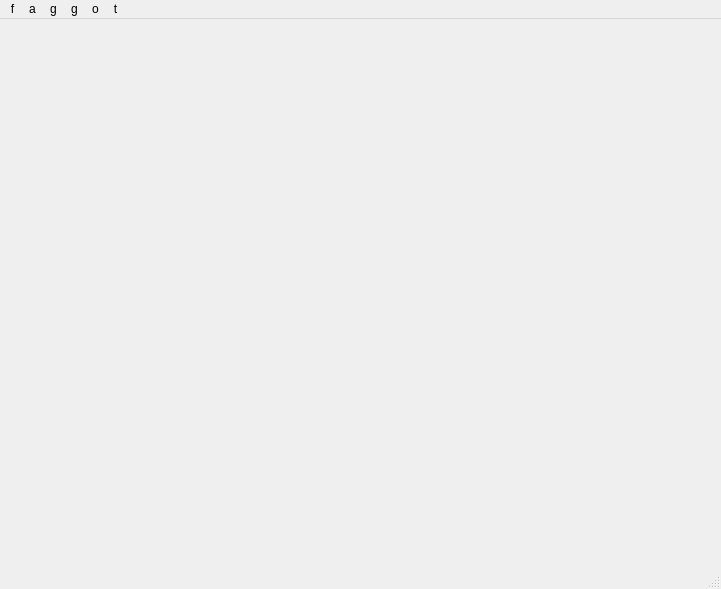
<?xml version="1.0" encoding="UTF-8"?>
<ui version="4.0">
 <class>MainWindow</class>
 <widget class="QMainWindow" name="MainWindow">
  <property name="geometry">
   <rect>
    <x>0</x>
    <y>0</y>
    <width>721</width>
    <height>589</height>
   </rect>
  </property>
  <property name="windowTitle">
   <string>MainWindow</string>
  </property>
  <widget class="QWidget" name="centralwidget"/>
  <widget class="QMenuBar" name="menubar">
   <property name="geometry">
    <rect>
     <x>0</x>
     <y>0</y>
     <width>721</width>
     <height>24</height>
    </rect>
   </property>
   <widget class="QMenu" name="menug">
    <property name="title">
     <string>f</string>
    </property>
    <addaction name="actiona"/>
    <addaction name="actiong"/>
    <addaction name="actiong_2"/>
    <addaction name="actiono"/>
    <addaction name="actiont"/>
   </widget>
   <widget class="QMenu" name="menua">
    <property name="title">
     <string>a</string>
    </property>
    <addaction name="actiong_3"/>
    <addaction name="actiong_4"/>
    <addaction name="actiono_2"/>
    <addaction name="actiont_2"/>
   </widget>
   <widget class="QMenu" name="menug_2">
    <property name="title">
     <string>g</string>
    </property>
    <addaction name="actiong_5"/>
    <addaction name="actiono_3"/>
    <addaction name="actiont_3"/>
   </widget>
   <widget class="QMenu" name="menug_3">
    <property name="title">
     <string>g</string>
    </property>
    <addaction name="actiono_4"/>
    <addaction name="actiont_4"/>
   </widget>
   <widget class="QMenu" name="menuo">
    <property name="title">
     <string>o</string>
    </property>
    <addaction name="actiont_5"/>
   </widget>
   <widget class="QMenu" name="menut">
    <property name="title">
     <string>t</string>
    </property>
   </widget>
   <addaction name="menug"/>
   <addaction name="menua"/>
   <addaction name="menug_2"/>
   <addaction name="menug_3"/>
   <addaction name="menuo"/>
   <addaction name="menut"/>
  </widget>
  <widget class="QStatusBar" name="statusbar"/>
  <action name="actiona">
   <property name="text">
    <string>a</string>
   </property>
  </action>
  <action name="actiong">
   <property name="text">
    <string>g</string>
   </property>
  </action>
  <action name="actiong_2">
   <property name="text">
    <string>g</string>
   </property>
  </action>
  <action name="actiono">
   <property name="text">
    <string>o</string>
   </property>
  </action>
  <action name="actiont">
   <property name="text">
    <string>t</string>
   </property>
  </action>
  <action name="actiong_3">
   <property name="text">
    <string>g</string>
   </property>
  </action>
  <action name="actiong_4">
   <property name="text">
    <string>g</string>
   </property>
  </action>
  <action name="actiono_2">
   <property name="text">
    <string>o</string>
   </property>
  </action>
  <action name="actiont_2">
   <property name="text">
    <string>t</string>
   </property>
  </action>
  <action name="actiong_5">
   <property name="text">
    <string>g</string>
   </property>
  </action>
  <action name="actiono_3">
   <property name="text">
    <string>o</string>
   </property>
  </action>
  <action name="actiont_3">
   <property name="text">
    <string>t</string>
   </property>
  </action>
  <action name="actiono_4">
   <property name="text">
    <string>o</string>
   </property>
  </action>
  <action name="actiont_4">
   <property name="text">
    <string>t</string>
   </property>
  </action>
  <action name="actiont_5">
   <property name="text">
    <string>t</string>
   </property>
  </action>
 </widget>
 <resources/>
 <connections/>
</ui>
